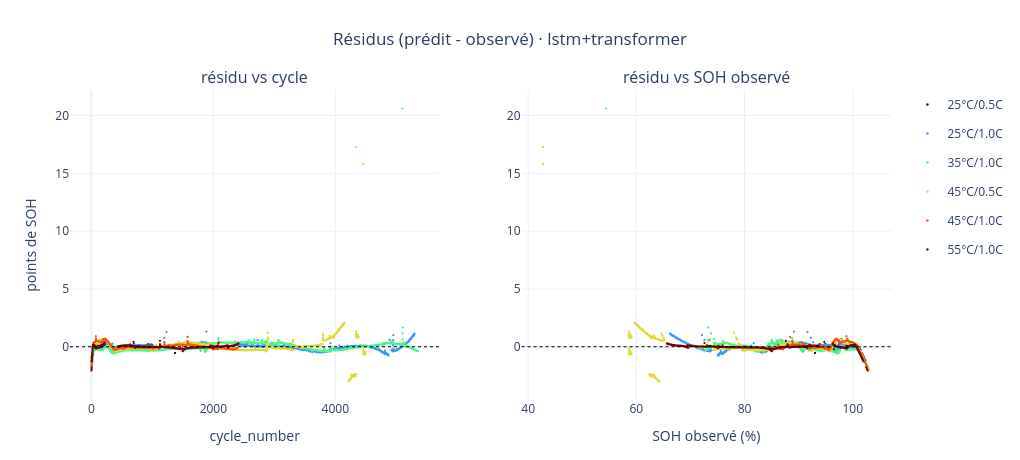

This figure's notebook cell:
### Markdown cell above
## 3 · Résidus

Un résidu structuré en fonction du cycle ou du SOH signale un défaut de forme, pas du bruit.

### Code cell
fig = make_subplots(rows=1, cols=2, subplot_titles=["résidu vs cycle", "résidu vs SOH observé"])
for c in cells:
    n, y = courbe(c)
    e, *_ = erreurs(modele, c)
    for col, x in ((1, n), (2, y)):
        fig.add_trace(go.Scattergl(x=x, y=e, mode="markers",
                                   marker=dict(size=2.5, color=COULEUR[c.cell_id]),
                                   name=f"{c.temperature_degC}°C/{c.c_rate}C",
                                   legendgroup=c.cell_id, showlegend=(col == 1)), row=1, col=col)
fig.add_hline(y=0, line=dict(color="black", dash="dot", width=1))
mise_en_forme(fig, f"Résidus (prédit - observé) · {CANDIDAT}", 460, legend=dict(x=1.02, y=1.0))
fig.update_yaxes(title_text="points de SOH", row=1, col=1)
fig.update_xaxes(title_text="cycle_number", row=1, col=1)
fig.update_xaxes(title_text="SOH observé (%)", row=1, col=2)
fig.show()

### Figure 1 — Plotly figure (JSON) as saved in the notebook; plotly's stock layout.template omitted (floating-point values rounded to 4 significant figures; data arrays with more than 128 entries replaced by an {"elided": "..."} marker saying what was removed)
{"data": [{"legendgroup": "102Ah_25degC_0p5C_cell3", "marker": {"color": "rgb(48, 18, 59)", "size": 2.5}, "mode": "markers", "name": "25°C/0.5C", "showlegend": true, "type": "scattergl", "x": {"elided": "988 float values"}, "xaxis": "x", "y": {"elided": "988 float values"}, "yaxis": "y"}, {"legendgroup": "102Ah_25degC_0p5C_cell3", "marker": {"color": "rgb(48, 18, 59)", "size": 2.5}, "mode": "markers", "name": "25°C/0.5C", "showlegend": false, "type": "scattergl", "x": {"elided": "988 float values"}, "xaxis": "x2", "y": {"elided": "988 float values"}, "yaxis": "y2"}, {"legendgroup": "102Ah_25degC_1C_cell3", "marker": {"color": "rgb(60, 153, 249)", "size": 2.5}, "mode": "markers", "name": "25°C/1.0C", "showlegend": true, "type": "scattergl", "x": {"elided": "4155 float values"}, "xaxis": "x", "y": {"elided": "4155 float values"}, "yaxis": "y"}, {"legendgroup": "102Ah_25degC_1C_cell3", "marker": {"color": "rgb(60, 153, 249)", "size": 2.5}, "mode": "markers", "name": "25°C/1.0C", "showlegend": false, "type": "scattergl", "x": {"elided": "4155 float values"}, "xaxis": "x2", "y": {"elided": "4155 float values"}, "yaxis": "y2"}, {"legendgroup": "102Ah_35degC_1C_cell1", "marker": {"color": "rgb(73, 246, 131)", "size": 2.5}, "mode": "markers", "name": "35°C/1.0C", "showlegend": true, "type": "scattergl", "x": {"elided": "5354 float values"}, "xaxis": "x", "y": {"elided": "5354 float values"}, "yaxis": "y"}, {"legendgroup": "102Ah_35degC_1C_cell1", "marker": {"color": "rgb(73, 246, 131)", "size": 2.5}, "mode": "markers", "name": "35°C/1.0C", "showlegend": false, "type": "scattergl", "x": {"elided": "5354 float values"}, "xaxis": "x2", "y": {"elided": "5354 float values"}, "yaxis": "y2"}, {"legendgroup": "102Ah_45degC_0p5C_cell3", "marker": {"color": "rgb(223, 218, 54)", "size": 2.5}, "mode": "markers", "name": "45°C/0.5C", "showlegend": true, "type": "scattergl", "x": {"elided": "4296 float values"}, "xaxis": "x", "y": {"elided": "4296 float values"}, "yaxis": "y"}, {"legendgroup": "102Ah_45degC_0p5C_cell3", "marker": {"color": "rgb(223, 218, 54)", "size": 2.5}, "mode": "markers", "name": "45°C/0.5C", "showlegend": false, "type": "scattergl", "x": {"elided": "4296 float values"}, "xaxis": "x2", "y": {"elided": "4296 float values"}, "yaxis": "y2"}, {"legendgroup": "102Ah_45degC_1C_cell1", "marker": {"color": "rgb(238, 90, 18)", "size": 2.5}, "mode": "markers", "name": "45°C/1.0C", "showlegend": true, "type": "scattergl", "x": {"elided": "2323 float values"}, "xaxis": "x", "y": {"elided": "2323 float values"}, "yaxis": "y"}, {"legendgroup": "102Ah_45degC_1C_cell1", "marker": {"color": "rgb(238, 90, 18)", "size": 2.5}, "mode": "markers", "name": "45°C/1.0C", "showlegend": false, "type": "scattergl", "x": {"elided": "2323 float values"}, "xaxis": "x2", "y": {"elided": "2323 float values"}, "yaxis": "y2"}, {"legendgroup": "102Ah_55degC_1C_cell3", "marker": {"color": "rgb(122, 4, 2)", "size": 2.5}, "mode": "markers", "name": "55°C/1.0C", "showlegend": true, "type": "scattergl", "x": {"elided": "2176 float values"}, "xaxis": "x", "y": {"elided": "2176 float values"}, "yaxis": "y"}, {"legendgroup": "102Ah_55degC_1C_cell3", "marker": {"color": "rgb(122, 4, 2)", "size": 2.5}, "mode": "markers", "name": "55°C/1.0C", "showlegend": false, "type": "scattergl", "x": {"elided": "2176 float values"}, "xaxis": "x2", "y": {"elided": "2176 float values"}, "yaxis": "y2"}], "layout": {"annotations": [{"font": {"size": 16}, "showarrow": false, "text": "résidu vs cycle", "x": 0.225, "xanchor": "center", "xref": "paper", "y": 1, "yanchor": "bottom", "yref": "paper"}, {"font": {"size": 16}, "showarrow": false, "text": "résidu vs SOH observé", "x": 0.775, "xanchor": "center", "xref": "paper", "y": 1, "yanchor": "bottom", "yref": "paper"}], "height": 460, "legend": {"x": 1.02, "y": 1}, "margin": {"b": 60, "l": 70, "r": 24, "t": 90}, "shapes": [{"line": {"color": "black", "dash": "dot", "width": 1}, "type": "line", "x0": 0, "x1": 1, "xref": "x domain", "y0": 0, "y1": 0, "yref": "y"}, {"line": {"color": "black", "dash": "dot", "width": 1}, "type": "line", "x0": 0, "x1": 1, "xref": "x2 domain", "y0": 0, "y1": 0, "yref": "y2"}], "title": {"text": "Résidus (prédit - observé) · lstm+transformer", "x": 0.5}, "width": 1020, "xaxis": {"anchor": "y", "domain": [0, 0.45], "title": {"text": "cycle_number"}}, "xaxis2": {"anchor": "y2", "domain": [0.55, 1], "title": {"text": "SOH observé (%)"}}, "yaxis": {"anchor": "x", "domain": [0, 1], "title": {"text": "points de SOH"}}, "yaxis2": {"anchor": "x2", "domain": [0, 1]}}}
